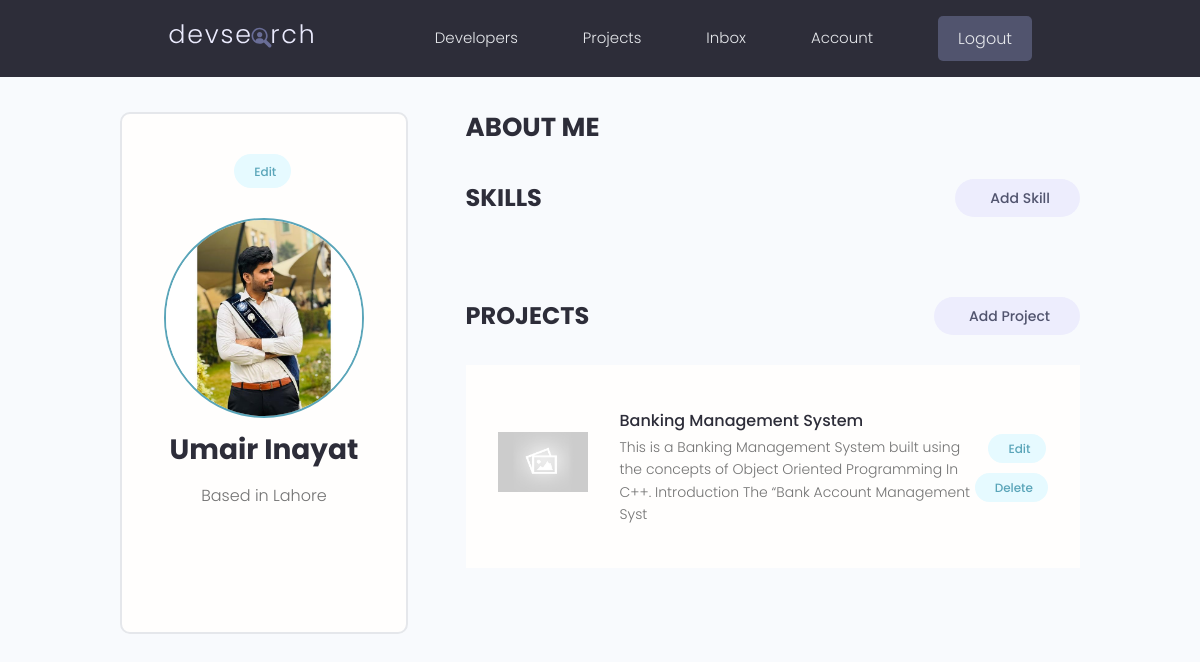
/account/ (signed in), run on the app's committed database.
### users/models.py (models this page shows, shortened)
class Profile(models.Model):
    user = models.OneToOneField(User, on_delete=models.CASCADE, null=True,blank= True )
    name = models.CharField(max_length=200, null=True)
    email = models.EmailField(max_length=500, null=True)
    username = models.CharField(max_length=200, null=True)
    location= models.CharField(max_length=200, null=True)
    short_intro = models.CharField(max_length=200, null=True, blank= True )
    profile_image = models.ImageField( null=True, blank= True , upload_to='profiles' , default="profiles/pro.png")
    social_github = models.CharField(max_length=200, null=True, blank= True )
    social_twitter = models.CharField(max_length=200, null=True, blank= True )
    social_linkedin = models.CharField(max_length=200, null=True, blank= True )
    social_stackoverflow = models.CharField(max_length=200, null=True, blank= True )
    description = models.TextField(blank=True)
    bio = models.TextField(max_length=500,blank=True, null=True),
    social_website = models.CharField(max_length=200, null=True, blank= True )
    id = models.UUIDField(default=uuid.uuid4, unique=True,
                        primary_key=True, editable=False)

### projects/models.py (models this page shows, shortened)
class Project(models.Model):
    owner = models.ForeignKey(Profile, null=True, blank = True, on_delete=models.SET_NULL)
    title = models.CharField(max_length=200)
    description = models.TextField(null=True, blank = True)
    featured_image = models.ImageField(null=True, blank = True, default="default.jpg")
    technology = models.CharField(max_length=20)
    tag = models.ManyToManyField('Tag', blank= True)
    vote_total = models.IntegerField(default=0, null = True)
    vote_ratio = models.IntegerField(default=0, null = True)
    demo_link = models.CharField(max_length=2000,null=True, blank = True )
    source_link = models.CharField(max_length=2000,null=True, blank = True )
    created = models.DateTimeField(auto_now_add= True)
    id = models.UUIDField(default=uuid.uuid4, unique= True, primary_key= True, editable=False)
    class Meta:
        ordering = ['-vote_ratio', '-vote_total', 'title']

### users/views.py (the view)
# urls.py: path('account/', views.userAccount, name= 'account'),
@login_required(login_url='login')
def userAccount(request):
    profile = request.user.profile
    skills = profile.skill_set.all()
    projects = profile.project_set.all()
    context = {'profile': profile, 'skills': skills, 'projects': projects}
    return render(request, 'users/account.html', context)

### users/templates/users/account.html (shortened to what this page needs)
{% extends 'main.html' %}
{% block content %}
<main class="settingsPage profile my-md">
  <div class="container">
    <div class="layout">
      <div class="column column--1of3">
        <div class="card text-center">
          <div class="card__body dev">
            <a class="tag tag--pill tag--main settings__btn" href="{% url 'edit-account' %}">
              Edit</a>
            <img class="avatar avatar--xl dev__avatar" src="{{profile.profile_image.url}}" />
            <h2 class="dev__name">{{profile.name}}</h2>
            <p class="dev__location">Based in {{profile.location}}</p>
            <ul class="dev__social">
            </ul>
          </div>
        </div>
      </div>
      <div class="column column--2of3">
        <div class="devInfo">
          <h3 class="devInfo__title">About Me</h3>
        </div>
        <div class="settings">
          <h3 class="settings__title">Skills</h3>
          <a class="tag tag--pill tag--sub settings__btn tag--lg" href="{% url 'create-skill' %}"> Add Skill</a>
        </div>
        <div class="settings">
          <h3 class="settings__title">Projects</h3>
          <a class="tag tag--pill tag--sub settings__btn tag--lg" href="{% url 'create-project' %}"> Add Project</a>
        </div>
        <table class="settings__table">
          {% for project in projects %}
          <tr>
            <td class="settings__thumbnail">
              <a href="{% url 'project' project.id %}"><img src="{{project.featured_image.url}}" alt="Project Thumbnail" /></a>
            </td>
            <td class="settings__tableInfo">
              <a href="{% url 'project' project.id %}">{{project.title}}</a>
              <p>{{project.description|slice:"150"}}</p>
            </td>
            <td class="settings__tableActions">
              <a class="tag tag--pill tag--main settings__btn" href="{% url 'update-project' project.id %}"> Edit</a>
              <a class="tag tag--pill tag--main settings__btn"
                href="{% url 'delete-project'  project.id %}?next=/account">
                Delete</a>
            </td>
          </tr>
          {% endfor %}
        </table>
      </div>
    </div>
  </div>
</main>
{% endblock %}

### static/styles/app.css (style rules this page uses)
:root { --color-sub: #2d2d39; }
.card { border: 2px solid var(--color-light); }
img { width: 100%; }
.profile .card > .dev { padding: 4rem; }
.dev__avatar { display: block; margin: auto; }
.dev__name { color: var(--color-sub); font-size: 2.8rem; font-weight: 700; margin-top: 1rem; margin-bottom: 0.5rem; }
.dev__location { margin-top: 1rem; }
.dev__social { margin: 3rem 0; list-style: none; display: flex; justify-content: center; gap: 1.5rem; }
.devInfo { margin-bottom: 3rem; }
.devInfo__title, .devInfo__subtitle { font-size: 2.6rem; color: var(--color-sub); text-transform: uppercase; font-weight: 700; margin-bottom: 1.5rem; }
.settingsPage .dev > .settings__btn { display: inline-block; margin-bottom: 3rem; }
.settings { display: flex; justify-content: space-between; align-items: center; }
.settings__title { font-size: 2.4rem; text-transform: uppercase; font-weight: 700; color: var(--color-sub); }
.settings__table { margin-top: 3rem; margin-bottom: 5rem; padding: 0 3rem; background: var(--color-white); }
.settings__table tr { width: 100%; }
.settings__table tr > td { padding: 2rem 0; }
.settings__thumbnail { width: 23%; min-width: 10rem; }
.settings__thumbnail img { padding-right: 3rem; height: 15rem; object-fit: contain; }
.settings__tableInfo { width: 100%; }
.settings__tableInfo h4, .settings__tableInfo a { padding-right: 1rem; width: auto; font-size: 1.6rem; font-weight: 500; color: var(--color-sub); }
.settings__tableInfo p { font-size: 1.4rem; }
.settings__tableActions { text-align: right; }

### static/uikit/styles/modules/_variables.css (style rules this page uses)
:root { --color-main: #5aa5b9; --color-main-light: #e6faff; --color-sub: #3f4156; --color-sub-light: #51546e; --color-sub-lighter: #ededfd; --color-text: #737373; --color-gray: #8b8b8b; --color-light: #e5e7eb; --color-light-gray: #767676; --color-bg: #f8fafd; --color-white: #fffefd; --color-white-light: #f3f3f3; --color-success: #359e64; --color-success-bg: #def8e8; --color-error: #fc4b0b; --color-error-bg: #fff2ee; --font-base: 'Poppins', arial, helvetica, 'Segoe UI', roboto, ubuntu, sans-serif; --font-monospace: 'Fira Code', 'Courier New', courier, monospace; --font-regular: 300; --font-medium: 500; --font-bold: 700; --generic-shadow: 1px 1px 5px #00000010; --generic-transition: all 0.3s ease-in-out; }

### static/uikit/styles/modules/_base.css (style rules this page uses)
* { margin: 0; padding: 0; box-sizing: border-box; text-rendering: optimizeLegibility; color: inherit; font-size: inherit; }
html { font-size: 50%; }
@media only screen and (min-width: 480px) { html { font-size: 56.25%; } }
@media only screen and (min-width: 1200px) { html { font-size: 62.5%; } }
body { line-height: 1.6; font-weight: 400; font-size: 1.5rem; color: var(--color-text); background-color: var(--color-bg); min-height: 100vh; }

### static/uikit/styles/modules/_typography.css (style rules this page uses)
* { font-family: var(--font-base); }
h2 { font-size: 3.6rem; font-weight: var(--font-bold); }
h3 { font-size: 3.2rem; font-weight: var(--font-medium); }
p, span, strong { font-size: 1.6rem; color: var(--color-text); font-weight: var(--font-regular); }
a { padding-bottom: 2px; text-decoration: none; display: inline-block; color: var(--color-main); font-weight: var(--font-medium); }

### static/uikit/styles/modules/_utilities.css (style rules this page uses)
.container { width: 92%; max-width: 165rem; margin: 0 auto; box-sizing: border-box; }
@media screen and (min-width: 1000px) { .container { width: 90%; } }
@media screen and (min-width: 1200px) { .container { width: 80%; } }
.text-center { text-align: center; }
.my-md { margin: 3rem auto; }

### static/uikit/styles/modules/_avatar.css (style rules this page uses)
.avatar { border-radius: 50%; border: 2px solid var(--color-main); object-fit: cover; }
.avatar--xl { height: 20rem; width: 20rem; }

### static/uikit/styles/modules/_card.css (style rules this page uses)
.card { border-radius: 1rem; background-color: var(--color-white); border: 1.5px solid var(--color-light); width: auto; height: auto; margin-top: 0.5rem; margin-bottom: 0.5rem; overflow: hidden; }
.card__body, .card__header { padding: 2rem 2.5rem; }

### static/uikit/styles/modules/_tag.css (style rules this page uses)
.tag { display: inline-flex; align-items: center; background-color: var(--color-sub); height: -webkit-fit-content; height: -moz-fit-content; height: fit-content; width: -webkit-fit-content; width: -moz-fit-content; width: fit-content; border-radius: 0.5rem; padding: 0.5rem 1.5rem; font-size: 1.2rem; cursor: pointer; }
.tag:not(:last-child) { margin-right: 0.25rem; margin-bottom: 0.75rem; }
.tag--pill { border-radius: 5rem; }
.tag--main, .tag--main > small { background: var(--color-main-light); color: var(--color-main); font-weight: 500; }
.tag--sub, .tag--sub > small { background: var(--color-sub-lighter); color: var(--color-sub-light); font-weight: 500; }
.tag--lg { padding: 0.8rem 3rem; font-size: 1.4rem; }

### data on the page
Profile: profile_image (picture), name "Umair Inayat", location "Lahore"
Project: featured_image (placeholder picture), title "Banking Management System", description "This is a Banking Management System built using the concepts of Object Oriented Programming In C++. Introduction The “Bank Account Management Syst"
